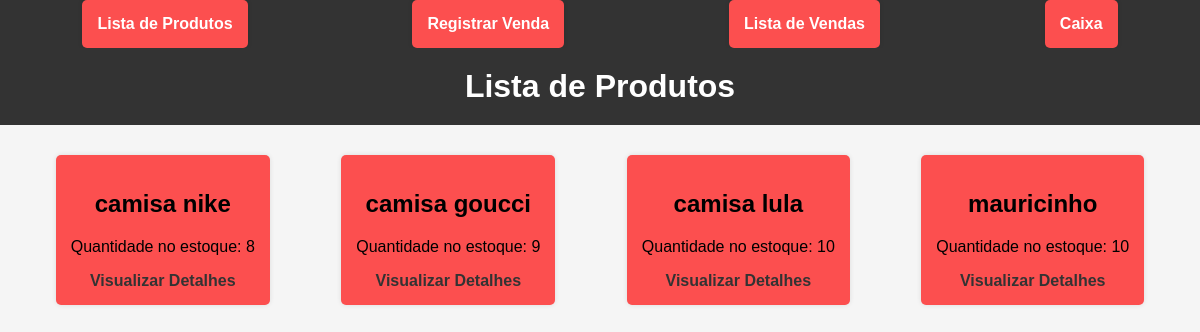
The page /estoque/produtos/ on the database as committed earlier.
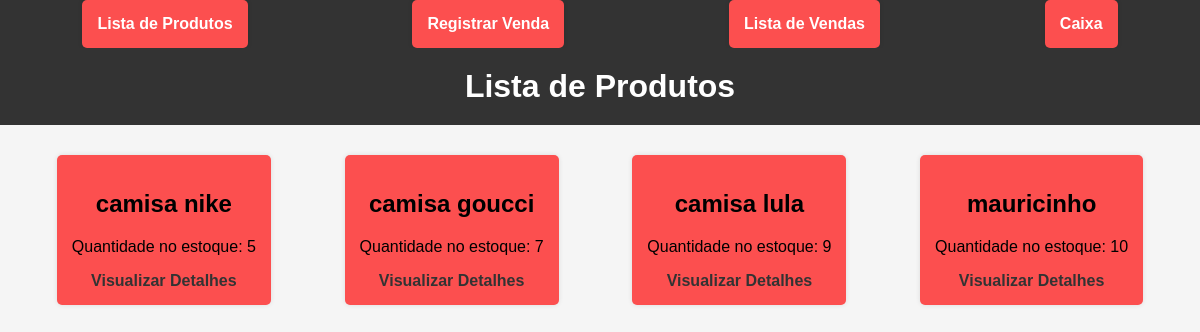
The same page on the database as committed later.
### estoque/models.py (models this page shows, shortened)
class Produto(models.Model):
    nome = models.CharField(max_length=255)
    descricao = models.TextField()
    categoria = models.ForeignKey(Categoria, on_delete=models.CASCADE)
    preco_venda = models.DecimalField(max_digits=10, decimal_places=2)
    preco_custo = models.DecimalField(max_digits=10, decimal_places=2)
    quantidade_estoque = models.IntegerField()

### estoque/views.py (the view)
# urls.py: path('', lista_produtos, name='home'),
def lista_produtos(request):
    produtos = Produto.objects.all()
    return render(request, 'estoque/lista_produtos.html', {'produtos': produtos})

### estoque/templates/estoque/lista_produtos.html (shortened to what this page needs)
<!DOCTYPE html>
<html lang="en">
<head>
</head>
<body>
    <nav>
        <ul>
            <li><a href="{% url 'lista_produtos' %}">Lista de Produtos</a></li>
            <li><a href="{% url 'registrar_venda' %}">Registrar Venda</a></li>
            <li><a href="{% url 'lista_vendas' %}">Lista de Vendas</a></li>
            <li><a href="{% url 'caixa' %}">Caixa</a></li>
        </ul>
    </nav>
    <h1>Lista de Produtos</h1>
    <ul>
        {% for produto in produtos %}
            <li>
                <h2>{{ produto.nome }}</h2>
                <p>Quantidade no estoque: {{ produto.quantidade_estoque }}</p>
                <a href="{% url 'detalhes_produto' produto.id %}">Visualizar Detalhes</a>
            </li>
        {% endfor %}
    </ul>
</body>
</html>

Rows that differ between the two databases and show on the page:
changed Produto "camisa nike": quantidade_estoque "8" → "5"
changed Produto "camisa goucci": quantidade_estoque "9" → "7"
changed Produto "camisa lula": quantidade_estoque "10" → "9"
